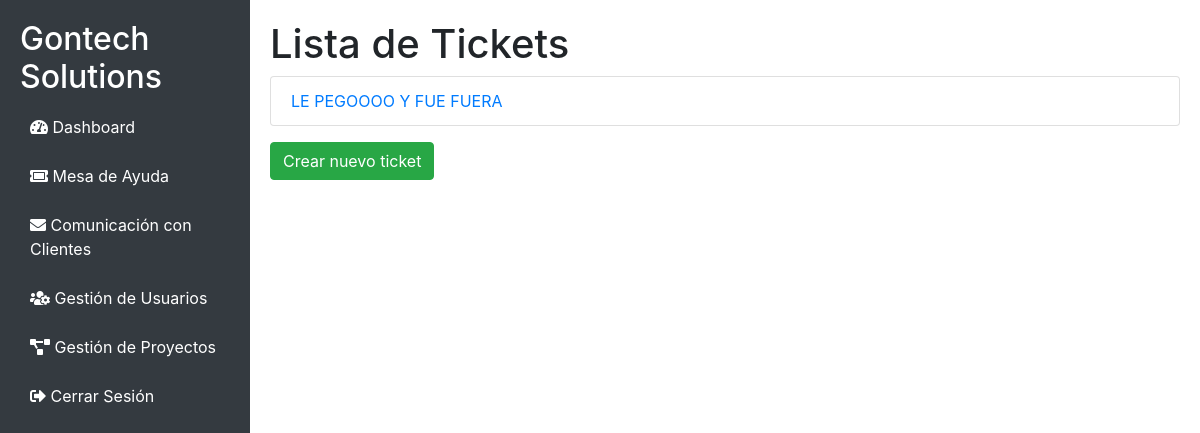
Before: /mesa_de_ayuda/lista_tickets/ (signed in) with the older database file.
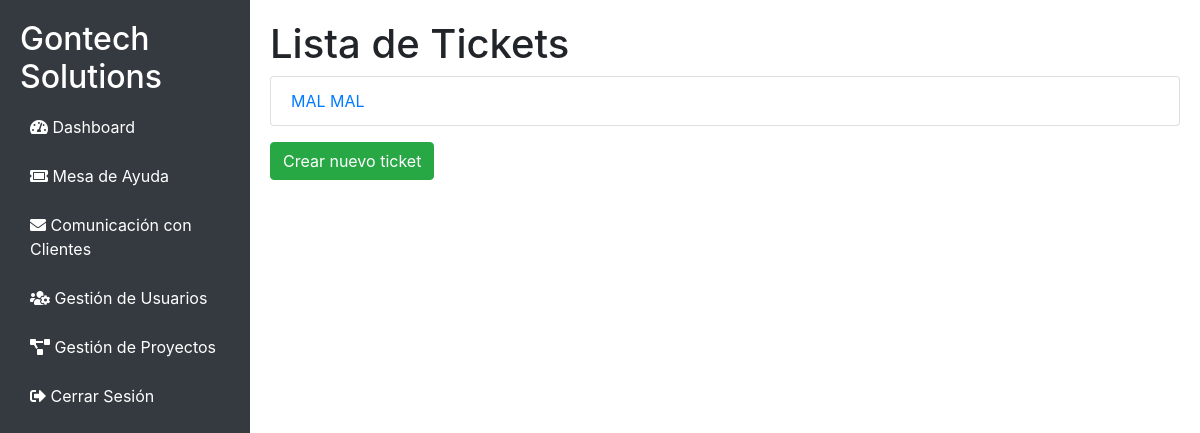
After: the same page with the newer database file.
### mesa_de_ayuda/models.py (models this page shows, shortened)
class TicketServicio(models.Model):
    DESARROLLO = 'Desarrollo'
    SERVICIO_TECNICO = 'Servicio Técnico'
    CONSULTORIA_TI = 'Consultoría TI'
    TIPO_SERVICIO_CHOICES = [
        (DESARROLLO, 'Desarrollo'),
        (SERVICIO_TECNICO, 'Servicio Técnico'),
        (CONSULTORIA_TI, 'Consultoría TI'),
    ]
    nombre_completo = models.CharField(max_length=255)
    cargo = models.CharField(max_length=255)
    empresa = models.CharField(max_length=255)
    numero_telefono = models.CharField(max_length=20)
    correo_electronico = models.EmailField()
    descripcion_problema = models.TextField()
    tipo_servicio = models.CharField(max_length=50, choices=TIPO_SERVICIO_CHOICES)
    urgencia_servicio = models.CharField(max_length=50)
    plazo_deseado = models.DateField()
    cliente = models.ForeignKey(User, on_delete=models.CASCADE)
    prioridad = models.CharField(max_length=50)
    estado = models.CharField(max_length=50)
    fecha_creacion = models.DateTimeField(auto_now_add=True)
    usuario = models.ForeignKey(User, on_delete=models.CASCADE, related_name='tickets_creados')

### mesa_de_ayuda/views.py (the view)
# urls.py: path('lista_tickets/', views.lista_tickets, name='lista_tickets'),
@login_required
def lista_tickets(request):
    tickets = TicketServicio.objects.all()
    return render(request, 'mesa_de_ayuda/lista_tickets.html', {'tickets': tickets})

### mesa_de_ayuda/templates/mesa_de_ayuda/lista_tickets.html (shortened to what this page needs)
{% extends 'base.html' %}
{% block content %}
<h1>Lista de Tickets</h1>
<ul class="list-group">
    {% for ticket in tickets %}
        <li class="list-group-item">
            <a href="{% url 'detalle_ticket' ticket.id %}">{{ ticket.descripcion_problema }}</a>
        </li>
    {% endfor %}
</ul>
<a href="{% url 'crear_ticket' %}" class="btn btn-success mt-3">Crear nuevo ticket</a>
{% endblock %}

### templates/base.html (shortened to what this page needs)
<!DOCTYPE html>
<html lang="es">
<head>
    <link rel="stylesheet" href="https://stackpath.bootstrapcdn.com/bootstrap/4.5.2/css/bootstrap.min.css">
    <link rel="stylesheet" href="https://cdnjs.cloudflare.com/ajax/libs/font-awesome/5.15.1/css/all.min.css">
</head>
<body>
    <div class="sidebar">
        <h2>Gontech Solutions</h2>
        <a href="{% url 'dashboard' %}"><i class="fas fa-tachometer-alt"></i> Dashboard</a>
        <a href="{% url 'lista_tickets' %}"><i class="fas fa-ticket-alt"></i> Mesa de Ayuda</a>
        <a href="{% url 'comunicacion_clientes' %}"><i class="fas fa-envelope"></i> Comunicación con Clientes</a>
        <a href="{% url 'gestion_usuarios' %}"><i class="fas fa-users-cog"></i> Gestión de Usuarios</a>
        <a href="{% url 'gestion_proyectos' %}"><i class="fas fa-project-diagram"></i> Gestión de Proyectos</a>
        <a href="{% url 'logout' %}"><i class="fas fa-sign-out-alt"></i> Cerrar Sesión</a>
    </div>
    <div class="content">
        {% block content %}{% endblock %}
    </div>
</body>
</html>

### templates/base.html (style rules this page uses)
body { display: flex; }
.sidebar { width: 250px; height: 100vh; background: #343a40; color: #fff; padding: 20px; }
.sidebar a { color: #fff; text-decoration: none; display: block; padding: 10px; margin: 5px 0; transition: background 0.3s; }
.content { flex: 1; padding: 20px; }

Changed rows visible on the page:
changed TicketServicio: descripcion_problema "LE PEGOOOO Y FUE FUERA" → "MAL MAL"
